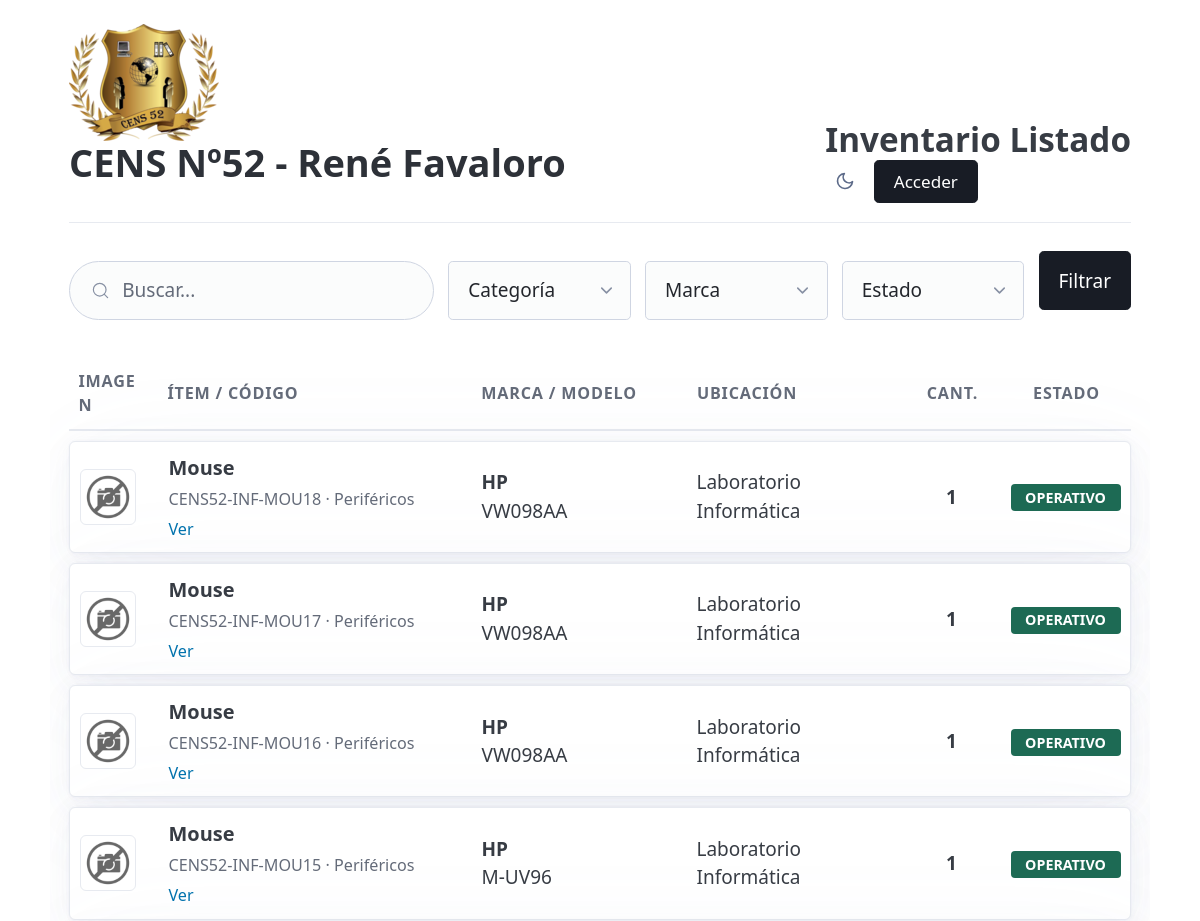
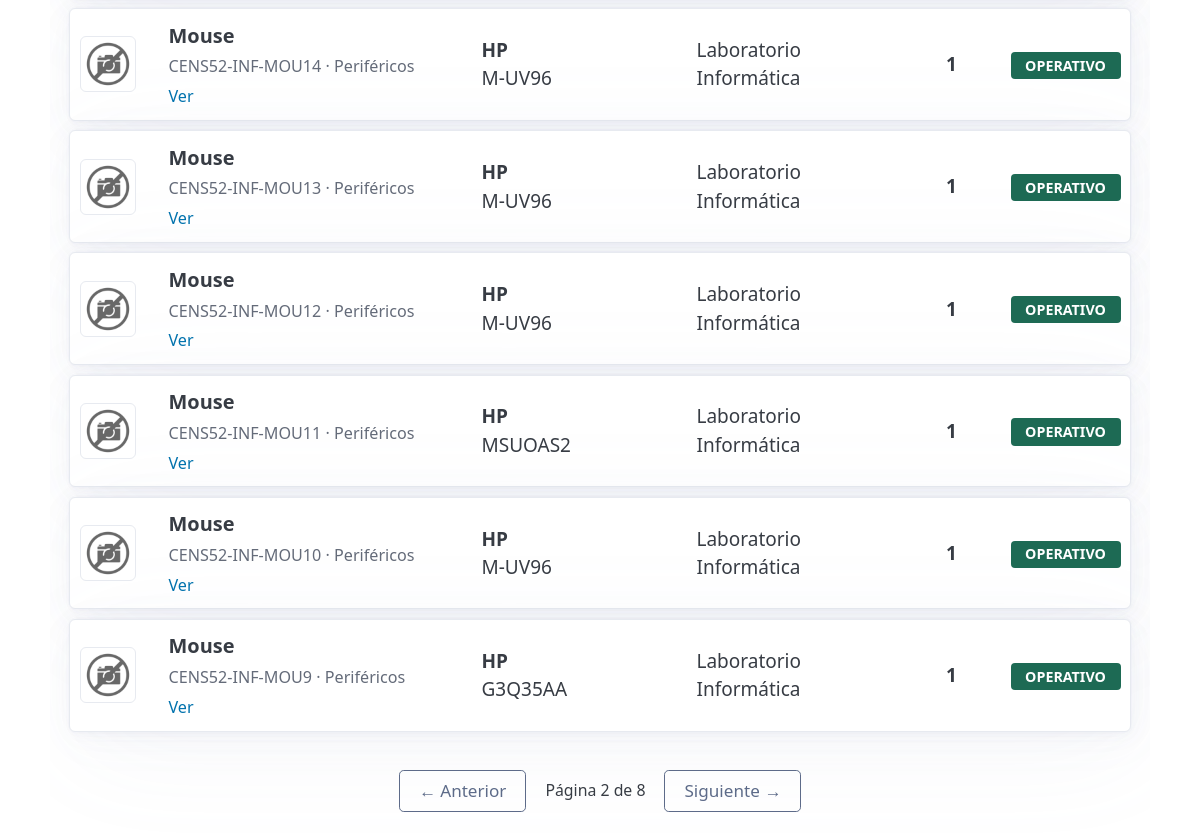
Screenshot of /?page=2 with the database file from the repository (2 pictures, top to bottom).
### tables this page shows
CREATE TABLE IF NOT EXISTS items (
  id                BIGINT UNSIGNED NOT NULL AUTO_INCREMENT,

   
  nombre            VARCHAR(160) NOT NULL,
  codigo            VARCHAR(64)  NOT NULL,
  marca_id          BIGINT UNSIGNED NULL,     
  modelo            VARCHAR(120) NULL,
  nro_serie         VARCHAR(160) NULL,
  cantidad          INT UNSIGNED NOT NULL DEFAULT 1,
  estado            VARCHAR(64)  NOT NULL DEFAULT 'operativo',  
  area_departamento VARCHAR(160) NULL,        
  fecha_alta        DATE         NULL,
  ubicacion         VARCHAR(160) NULL,
  descripcion       TEXT         NULL,
  categoria_id      BIGINT UNSIGNED NULL,     

   
  created_at        TIMESTAMP    NOT NULL DEFAULT CURRENT_TIMESTAMP,
  updated_at        TIMESTAMP    NOT NULL DEFAULT CURRENT_TIMESTAMP ON UPDATE CURRENT_TIMESTAMP,
  deleted_at        TIMESTAMP    NULL DEFAULT NULL,  

  CONSTRAINT pk_items PRIMARY KEY (id),
  CONSTRAINT fk_items_categoria FOREIGN KEY (categoria_id) REFERENCES categorias(id) ON UPDATE CASCADE ON DELETE SET NULL,
  CONSTRAINT fk_items_marca FOREIGN KEY (marca_id) REFERENCES marcas(id) ON UPDATE CASCADE ON DELETE SET NULL
);

CREATE TABLE IF NOT EXISTS categorias (
  id            BIGINT UNSIGNED NOT NULL AUTO_INCREMENT,
  nombre        VARCHAR(120)    NOT NULL,
  slug          VARCHAR(140)    GENERATED ALWAYS AS (LOWER(REPLACE(REPLACE(REPLACE(nombre, ' ', '-'), '_', '-'), '--','-'))) STORED,
  descripcion   VARCHAR(500)    NULL,
  parent_id     BIGINT UNSIGNED NULL,
  created_at    TIMESTAMP       NOT NULL DEFAULT CURRENT_TIMESTAMP,
  updated_at    TIMESTAMP       NOT NULL DEFAULT CURRENT_TIMESTAMP ON UPDATE CURRENT_TIMESTAMP,
  CONSTRAINT pk_categorias PRIMARY KEY (id),
  CONSTRAINT uq_categorias_nombre UNIQUE (nombre),
  CONSTRAINT fk_categorias_parent FOREIGN KEY (parent_id) REFERENCES categorias(id) ON UPDATE CASCADE ON DELETE SET NULL
);

CREATE TABLE IF NOT EXISTS marcas (
  id            BIGINT UNSIGNED NOT NULL AUTO_INCREMENT,
  nombre        VARCHAR(120)    NOT NULL,
  created_at    TIMESTAMP       NOT NULL DEFAULT CURRENT_TIMESTAMP,
  updated_at    TIMESTAMP       NOT NULL DEFAULT CURRENT_TIMESTAMP ON UPDATE CURRENT_TIMESTAMP,
  CONSTRAINT pk_marcas PRIMARY KEY (id),
  CONSTRAINT uq_marcas_nombre UNIQUE (nombre)
);

### public/index.php (the view, shortened to what this page needs)
<?php
require __DIR__ . '/../app/bootstrap.php';
$page = isset($_GET['page']) ? (int) $_GET['page'] : 1;
$limit = 10;
$offset = ($page - 1) * $limit;
$q = trim($_GET['q'] ?? '');
$estado = $_GET['estado'] ?? '';
$categoria = $_GET['categoria'] ?? '';
$marca = $_GET['marca'] ?? '';
$sql_base = "
FROM items i
LEFT JOIN categorias c ON c.id = i.categoria_id
LEFT JOIN marcas m ON m.id = i.marca_id
WHERE i.deleted_at IS NULL
  AND (:q = '' OR i.codigo LIKE CONCAT('%', :q, '%') OR i.nombre LIKE CONCAT('%', :q, '%') OR m.nombre LIKE CONCAT('%', :q, '%'))
  AND (:estado = '' OR i.estado = :estado)
  AND (:categoria = '' OR c.id = :categoria)
  AND (:marca = '' OR m.id = :marca)
";
$params = [
  ':q' => $q,
  ':estado' => $estado,
  ':categoria' => $categoria,
  ':marca' => $marca
];
$count_stmt = $pdo->prepare("SELECT COUNT(i.id) " . $sql_base);
$count_stmt->execute($params);
$total_items = (int) $count_stmt->fetchColumn();
$total_pages = ceil($total_items / $limit);
$sql = <<<SQL
SELECT
    i.id, i.codigo, i.nombre, i.estado, i.ubicacion, i.cantidad, i.updated_at,
    i.modelo, i.area_departamento,
    c.nombre AS categoria,
    m.nombre AS marca,
    (SELECT im.ruta FROM imagenes im WHERE im.item_id = i.id ORDER BY im.posicion ASC LIMIT 1) AS imagen
$sql_base
ORDER BY i.updated_at DESC, i.id DESC
LIMIT $limit OFFSET $offset
SQL;
$stmt = $pdo->prepare($sql);
$stmt->execute($params);
$items = $stmt->fetchAll();
function url_con_params(array $nuevosParams): string
{
  return '?' . http_build_query(array_merge($_GET, $nuevosParams));
}
function render_badge($estado)
{
  $label = ucfirst(str_replace('_', ' ', $estado));
  return "<span class='badge {$estado}'>{$label}</span>";
}
?>
<!doctype html>
<html lang="es">
<head>
  <link rel="stylesheet" href="https://cdn.jsdelivr.net/npm/@picocss/pico@2/css/pico.min.css">
  <link rel="stylesheet" href="/assets/ui.css">
</head>
<body>
  <main class="app-container">
    <?php require __DIR__ . '/../app/header.php'; ?>
    <form method="get" class="filters">
      <input class="search-input" type="search" name="q" placeholder="Buscar..." value="<?= htmlspecialchars($q) ?>">
      <select name="categoria">
        <option value="">Categoría</option>
      </select>
      <select name="marca">
        <option value="">Marca</option>
      </select>
      <select name="estado">
        <option value="">Estado</option>
      </select>
      <div class="actions">
        <button type="submit" class="contrast">Filtrar</button>
      </div>
    </form>
    <div class="list-header">
      <div>Imagen</div>
      <div>Ítem / Código</div>
      <div class="hide-sm">Marca / Modelo</div>
      <div class="hide-sm">Ubicación</div>
      <div class="nowrap" style="text-align:center">Cant.</div>
      <div class="nowrap" style="text-align:center">Estado</div>
    </div>
    <?php foreach ($items as $it): ?>
      <article class="list-row">
        <div>
          <?php if ($it['imagen']): ?>
            <img class="thumb" src="/uploads/<?= htmlspecialchars($it['imagen']) ?>" alt="thumb">
          <?php else: ?>
            <img class="thumb" src="/assets/no_image.png" alt="Sin img">
          <?php endif; ?>
        </div>
        <div class="item-main">
          <strong><?= htmlspecialchars($it['nombre']) ?></strong>
          <div class="meta">
            <?= htmlspecialchars($it['codigo']) ?>
            <span class="hide-sm"> · <?= htmlspecialchars($it['categoria'] ?? '') ?></span>
          </div>
          <nav class="item-actions">
            <a href="ver.php?id=<?= (int) $it['id'] ?>">Ver</a>
          </nav>
        </div>
        <div class="hide-sm">
          <strong><?= htmlspecialchars($it['marca'] ?? '—') ?></strong><br>
          <span class="muted"><?= htmlspecialchars($it['modelo'] ?? '') ?></span>
        </div>
        <div class="hide-sm">
          <?= htmlspecialchars($it['ubicacion'] ?? '—') ?><br>
          <span class="muted"><?= htmlspecialchars($it['area_departamento'] ?? '') ?></span>
        </div>
        <div class="nowrap" style="text-align:center; font-weight:bold;">
          <?= (int) $it['cantidad'] ?>
        </div>
        <div>
          <?= render_badge($it['estado']) ?>
        </div>
      </article>
    <?php endforeach; ?>
    <?php if ($total_pages > 1): ?>
      <div class="pagination">
        <a role="button" class="secondary outline <?= ($page <= 1) ? 'disabled' : '' ?>"
          href="<?= ($page > 1) ? url_con_params(['page' => $page - 1]) : '#' ?>">
          ← Anterior
        </a>
        <small>Página <?= $page ?> de <?= $total_pages ?></small>
        <a role="button" class="secondary outline <?= ($page >= $total_pages) ? 'disabled' : '' ?>"
          href="<?= ($page < $total_pages) ? url_con_params(['page' => $page + 1]) : '#' ?>">
          Siguiente →
        </a>
      </div>
    <?php endif; ?>
  </main>
</body>
</html>

### public/assets/ui.css (style rules this page uses)
.app-container { max-width: 1100px; margin-inline: auto; padding-inline: clamp(0.5rem, 2vw, 1rem); padding-block: clamp(0.75rem, 2vw, 2rem); overflow-x: hidden; }
button, a[role="button"] { padding: 0.4rem 1rem; font-size: 0.9rem; }
.filters { display: grid; gap: 0.75rem; align-items: center; margin-bottom: 1.5rem; grid-template-columns: 1fr 1fr; }
.filters .search-input { grid-column: span 2; }
.filters .actions { grid-column: span 2; display: flex; gap: 0.5rem; }
.filters .actions button, .filters .actions a { flex: 1; }
@media (min-width: 900px) { .filters { grid-template-columns: 2fr 1fr 1fr 1fr auto; } }
@media (min-width: 900px) { .filters .search-input { grid-column: auto; } }
@media (min-width: 900px) { .filters .actions { grid-column: auto; width: auto; } }
@media (min-width: 900px) { .filters .actions button, .filters .actions a { flex: initial; width: auto; } }
.filters input, .filters select { margin-bottom: 0; }
.list-header, .list-row { display: grid; grid-template-columns: 70px 1.5fr 1fr 1fr 80px 110px; gap: 1rem; align-items: center; padding: 0.6rem 0.5rem; }
.list-header { font-weight: 700; font-size: 0.85rem; text-transform: uppercase; letter-spacing: 0.05em; color: var(--pico-muted-color); border-bottom: 2px solid var(--pico-muted-border-color); margin-bottom: 0.5rem; }
.list-row { background: var(--pico-card-background-color); border: 1px solid var(--pico-muted-border-color); border-radius: 6px; margin-bottom: 0.5rem; transition: transform 0.1s ease-in-out; }
.thumb { width: 56px; height: 56px; object-fit: contain; background: var(--pico-background-color); border-radius: 6px; border: 1px solid var(--pico-muted-border-color); padding: 2px; }
.item-main strong { display: block; font-size: 1.05rem; margin-bottom: 0.2rem; }
.meta { font-size: 0.85rem; color: var(--pico-muted-color); }
.item-actions { display: flex; gap: 0.75rem; margin-top: 0.3rem; font-size: 0.85rem; }
.item-actions a { text-decoration: none; }
.badge { display: inline-block; padding: 0.2em 0.6em; font-size: 0.75rem; font-weight: 700; border-radius: 4px; text-transform: uppercase; text-align: center; width: 100%; }
.badge.operativo { background-color: var(--pico-ins-color); color: var(--pico-background-color); }
.pagination { display: flex; justify-content: center; align-items: center; gap: 1rem; margin-top: 2rem; }

### rows the page displays
items: nombre "Mouse", codigo "CENS52-INF-MOU18", categoria.nombre "Periféricos", marca.nombre "HP", modelo "VW098AA", ubicacion "Laboratorio", area_departamento "Informática", cantidad "1", estado "OPERATIVO"
items: nombre "Mouse", codigo "CENS52-INF-MOU17", categoria.nombre "Periféricos", marca.nombre "HP", modelo "VW098AA", ubicacion "Laboratorio", area_departamento "Informática", cantidad "1", estado "OPERATIVO"
items: nombre "Mouse", codigo "CENS52-INF-MOU16", categoria.nombre "Periféricos", marca.nombre "HP", modelo "VW098AA", ubicacion "Laboratorio", area_departamento "Informática", cantidad "1", estado "OPERATIVO"
items: nombre "Mouse", codigo "CENS52-INF-MOU15", categoria.nombre "Periféricos", marca.nombre "HP", modelo "M-UV96", ubicacion "Laboratorio", area_departamento "Informática", cantidad "1", estado "OPERATIVO"
items: nombre "Mouse", codigo "CENS52-INF-MOU14", categoria.nombre "Periféricos", marca.nombre "HP", modelo "M-UV96", ubicacion "Laboratorio", area_departamento "Informática", cantidad "1", estado "OPERATIVO"
items: nombre "Mouse", codigo "CENS52-INF-MOU13", categoria.nombre "Periféricos", marca.nombre "HP", modelo "M-UV96", ubicacion "Laboratorio", area_departamento "Informática", cantidad "1", estado "OPERATIVO"
items: nombre "Mouse", codigo "CENS52-INF-MOU12", categoria.nombre "Periféricos", marca.nombre "HP", modelo "M-UV96", ubicacion "Laboratorio", area_departamento "Informática", cantidad "1", estado "OPERATIVO"
items: nombre "Mouse", codigo "CENS52-INF-MOU11", categoria.nombre "Periféricos", marca.nombre "HP", modelo "MSUOAS2", ubicacion "Laboratorio", area_departamento "Informática", cantidad "1", estado "OPERATIVO"
items: nombre "Mouse", codigo "CENS52-INF-MOU10", categoria.nombre "Periféricos", marca.nombre "HP", modelo "M-UV96", ubicacion "Laboratorio", area_departamento "Informática", cantidad "1", estado "OPERATIVO"
items: nombre "Mouse", codigo "CENS52-INF-MOU9", categoria.nombre "Periféricos", marca.nombre "HP", modelo "G3Q35AA", ubicacion "Laboratorio", area_departamento "Informática", cantidad "1", estado "OPERATIVO"

### other values shown
$header_title "Listado"
$page "2"
$total_pages "8"
